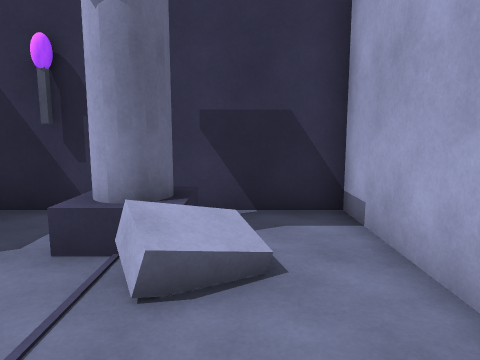
[1] (above)

15 first-person views from a walk through a scene from a Unity 3-D project. The camera is 1.5 m above the floor, tilts 8° down and sees 70° across. The floor is counted in squares, 1 m on a side. Each view is taken from the middle of a square. On the plan, view 1 faces up. The plan holds only what a view shows up to about 16 squares ahead; the rest is blank. The place goes on beyond the plan.

[2]
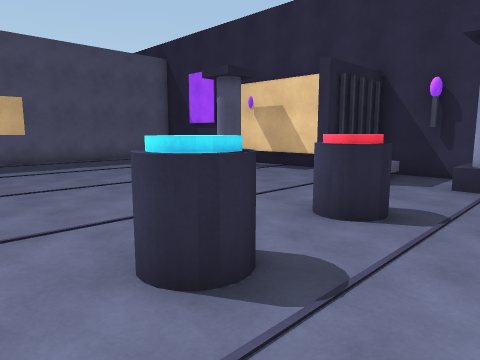

[3]
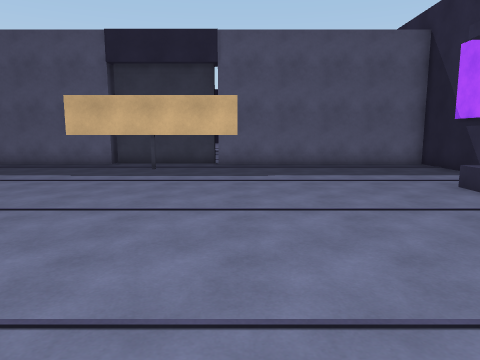

[4]
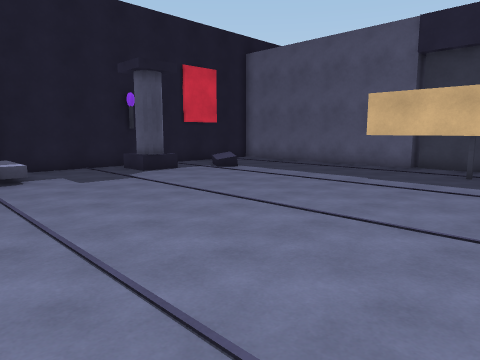

[5]
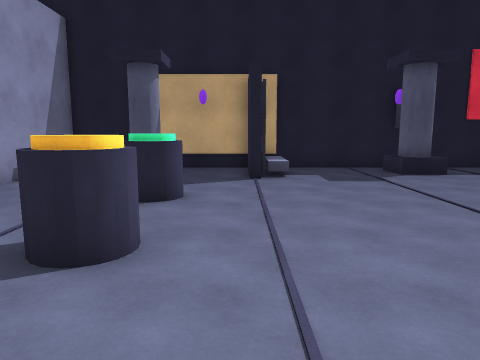

[6]
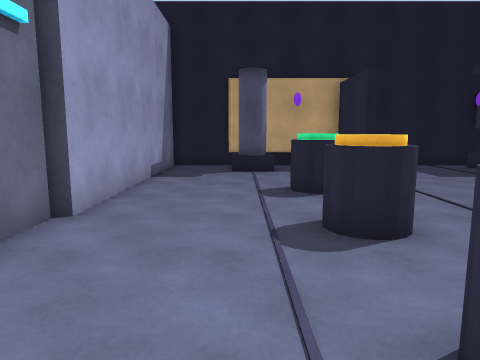

[7]
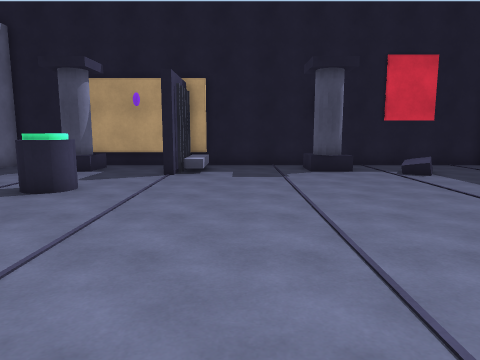

[8]
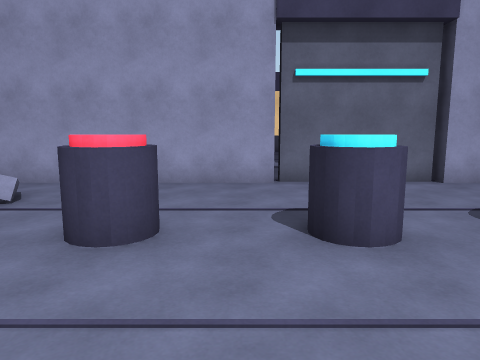

[9]
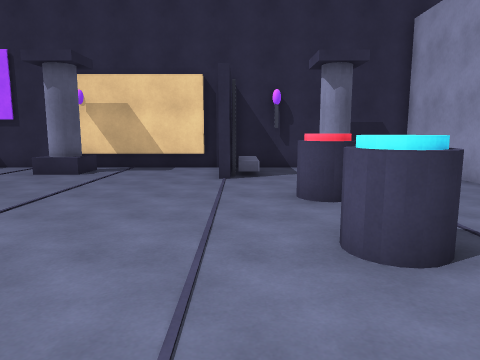

[10]
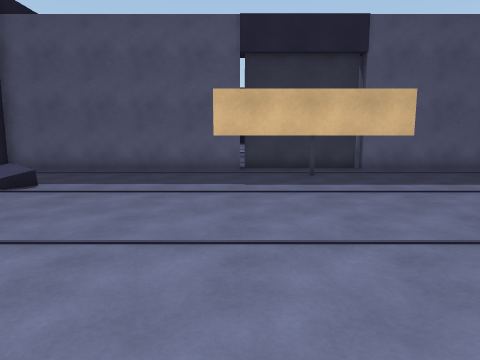

[11]
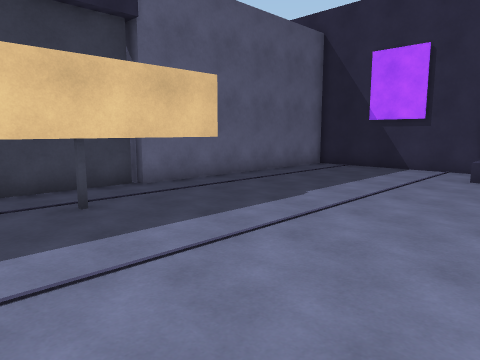

[12]
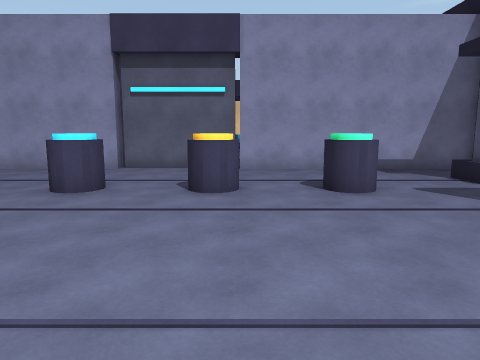

[13]
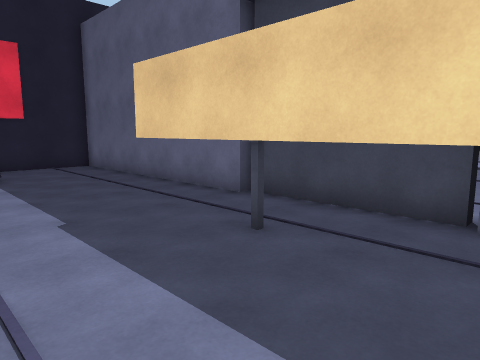

[14]
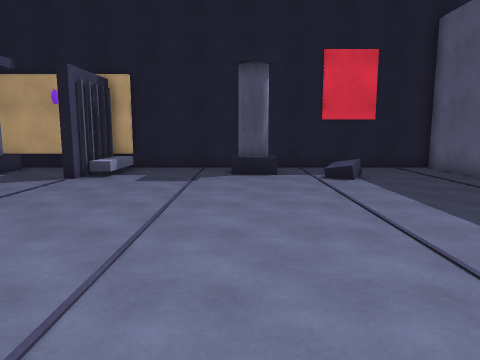

[15]
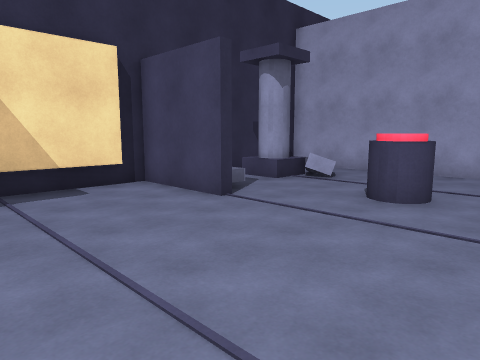

### Floor plan
Key: @ floor where view 1 was taken; # wall or solid block; . floor; T thing the floor can be seen under or through; O other object.
Columns run from 20 left of view 1 to 3 right of it. Each row starts with its distance up from view 1.
  7  ######################
  6   ......OO####.O.O  ..#
  5  #......OO.....O..OO..#
  4  #......OO.....O..OOO.#
  3  #.............O...O..#
  2  #....................#
  1  #....................#
  0  #...............O..@.#
 -1  #...............O....#
 -2  #....................#
 -3 ##.T.............O....##
 -4 #..T.............O.....#
 -5 #..O...................#
 -6 #..O...................#
 -7 #..T.............O.....#
 -8 ##.T.............O....##
 -9  #....................#
-10  #...............O....#
-11  #...............O....#
-12  #....................#
-13  #....................#
-14  #.............O......#
-15  #...O..OO....OO..OO..#
-16  #......OO....OO..OO..#
-17   .......O....######..#
-18  ######################

Positions as (right, up) in squares from view 1, and headings:
1: (0, 0), facing up
2: (0, -6), facing up-left
3: (-3, -2), facing left
4: (-4, -3), facing down-left
5: (-5, -3), facing down
6: (-1, -2), facing down
7: (-8, -2), facing down
8: (-8, -2), facing right
9: (-5, -8), facing up
10: (-5, -8), facing left
11: (-10, -8), facing up-left
12: (-12, -8), facing right
13: (-13, -2), facing down-left
14: (-11, -3), facing down
15: (-11, -3), facing up-right
